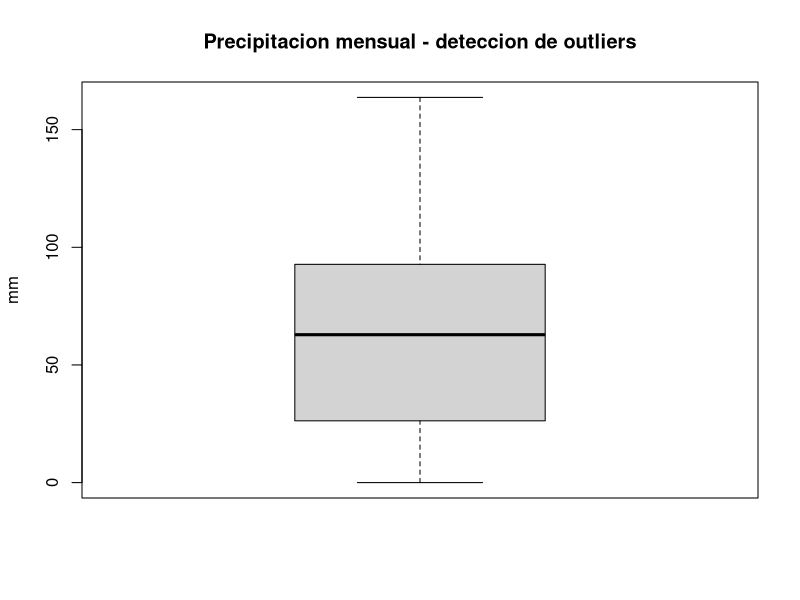

This figure's R source: (Note: this script raises an error after producing the figure.)
# =============================================================================
# Sesión 1 · Bloque 3 (60 min)
# Estadística descriptiva aplicada: tendencia central, dispersión, outliers,
# correlación y una prueba de comparación (t-test / ANOVA)
# =============================================================================
#
# OBJETIVO DE ESTE BLOQUE
# Calcular e INTERPRETAR estadísticos descriptivos y una prueba de
# comparación simple. El foco está en la lectura del resultado, no en la
# demostración matemática de cada fórmula.

library(dplyr)

datos <- read.csv("data/datos_climaticos_santafe.csv")

# -----------------------------------------------------------------------------
# 1. Medidas de tendencia central y dispersión
# -----------------------------------------------------------------------------
# Sobre la temperatura media mensual, en todo el dataset:
media_temp   <- mean(datos$temperatura_media_c)
mediana_temp <- median(datos$temperatura_media_c)
sd_temp      <- sd(datos$temperatura_media_c)     # desvío estándar
rango_temp   <- range(datos$temperatura_media_c)  # mínimo y máximo

cat("Media:", round(media_temp, 2), "°C\n")
cat("Mediana:", round(mediana_temp, 2), "°C\n")
cat("Desvío estándar:", round(sd_temp, 2), "°C\n")
cat("Rango:", rango_temp[1], "a", rango_temp[2], "°C\n")

# summary() da varios de estos estadísticos de una sola vez
summary(datos$temperatura_media_c)

# ¿Cómo se interpreta un desvío estándar alto vs. bajo?
# Un sd bajo indica que los valores están concentrados cerca de la media
# (poca variabilidad estacional o entre sitios); un sd alto indica lo
# contrario. Comparemos temperatura (con fuerte estacionalidad) contra
# precipitación (más errática):
sd(datos$temperatura_media_c)
sd(datos$precipitacion_mm)

# -----------------------------------------------------------------------------
# 2. Detección de outliers (valores atípicos)
# -----------------------------------------------------------------------------
# Método del rango intercuartílico (IQR): un valor es outlier si está por
# fuera de [Q1 - 1.5*IQR, Q3 + 1.5*IQR]
q <- quantile(datos$precipitacion_mm, probs = c(0.25, 0.75))
iqr <- IQR(datos$precipitacion_mm)
limite_inferior <- q[1] - 1.5 * iqr
limite_superior <- q[2] + 1.5 * iqr

outliers <- datos |> filter(precipitacion_mm < limite_inferior | precipitacion_mm > limite_superior)
cat("Límite superior de precipitación 'normal':", round(limite_superior, 1), "mm\n")
cat("Cantidad de meses considerados outliers:", nrow(outliers), "\n")
outliers

# Un boxplot es la forma visual más directa de detectar esto (se retoma en
# el Bloque 5, gráficos)
boxplot(datos$precipitacion_mm, main = "Precipitacion mensual - deteccion de outliers",
        ylab = "mm")

# -----------------------------------------------------------------------------
# 3. Correlación entre variables
# -----------------------------------------------------------------------------
# ¿Existe relación entre temperatura y precipitación?
correlacion <- cor(datos$temperatura_media_c, datos$precipitacion_mm)
cat("Correlación temperatura-precipitación:", round(correlacion, 2), "\n")

# Interpretación de referencia (regla de uso común, no una ley matemática):
#   |r| < 0.3        relación débil o nula
#   0.3 <= |r| < 0.6  relación moderada
#   |r| >= 0.6        relación fuerte
# El signo indica la dirección: positivo = ambas suben juntas;
# negativo = cuando una sube, la otra baja.

# cor.test() además da un test de significancia (p-valor)
cor.test(datos$temperatura_media_c, datos$precipitacion_mm)

# -----------------------------------------------------------------------------
# 4. Comparación entre grupos: ¿difiere la precipitación según el sitio?
# -----------------------------------------------------------------------------
# Con más de dos grupos (6 sitios), la prueba adecuada es ANOVA, no t-test.
# H0 (hipótesis nula): la precipitación media es igual en los 6 sitios.

anova_precip <- aov(precipitacion_mm ~ sitio, data = datos)
summary(anova_precip)

# ¿Cómo leer la tabla de ANOVA?
# - Buscar la fila "sitio" y su columna Pr(>F): es el p-valor.
# - Si p-valor < 0.05 (umbral convencional): se rechaza H0, es decir, HAY
#   evidencia de que al menos un sitio difiere de los demás en precipitación.
# - Si p-valor >= 0.05: no hay evidencia suficiente de diferencia entre sitios.

# -----------------------------------------------------------------------------
# 5. Comparación entre DOS grupos puntuales: t-test
# -----------------------------------------------------------------------------
# Ejemplo: ¿difiere la temperatura entre Reconquista (norte) y Venado Tuerto
# (sur), las localidades más extremas del gradiente?
datos_dos_sitios <- datos |> filter(sitio %in% c("Reconquista", "Venado Tuerto"))

t_test_resultado <- t.test(temperatura_media_c ~ sitio, data = datos_dos_sitios)
t_test_resultado

# Misma lógica de lectura: revisar el p-value. Un p-value muy bajo (por
# ejemplo < 0.001) indica una diferencia estadísticamente muy poco probable
# de deberse al azar.

# -----------------------------------------------------------------------------
# 6. Armar una tabla resumen con los resultados (para usar en el paper)
# -----------------------------------------------------------------------------
tabla_resultados <- tibble::tibble(
  analisis = c("Correlación temp-precip", "ANOVA precipitación~sitio",
               "t-test temperatura Reconquista vs. Venado Tuerto"),
  estadistico = c(
    round(correlacion, 2),
    round(summary(anova_precip)[[1]][["F value"]][1], 2),
    round(t_test_resultado$statistic, 2)
  ),
  p_valor = c(
    round(cor.test(datos$temperatura_media_c, datos$precipitacion_mm)$p.value, 4),
    round(summary(anova_precip)[[1]][["Pr(>F)"]][1], 4),
    round(t_test_resultado$p.value, 4)
  )
)

tabla_resultados

write.csv(tabla_resultados, "sesion-1-datos-estadistica-graficos/tabla_resultados_estadisticos.csv",
          row.names = FALSE)

# -----------------------------------------------------------------------------
# 7. Ejercicio con datos propios
# -----------------------------------------------------------------------------
# a) Calculá media, mediana y desvío estándar de tu variable numérica principal.
# b) Identificá si hay outliers con el método del IQR.
# c) Elegí dos variables numéricas y calculá su correlación.
# d) Si tenés un factor de agrupamiento con 2 niveles, corré un t.test();
#    si tiene 3 o más, corré un aov().
